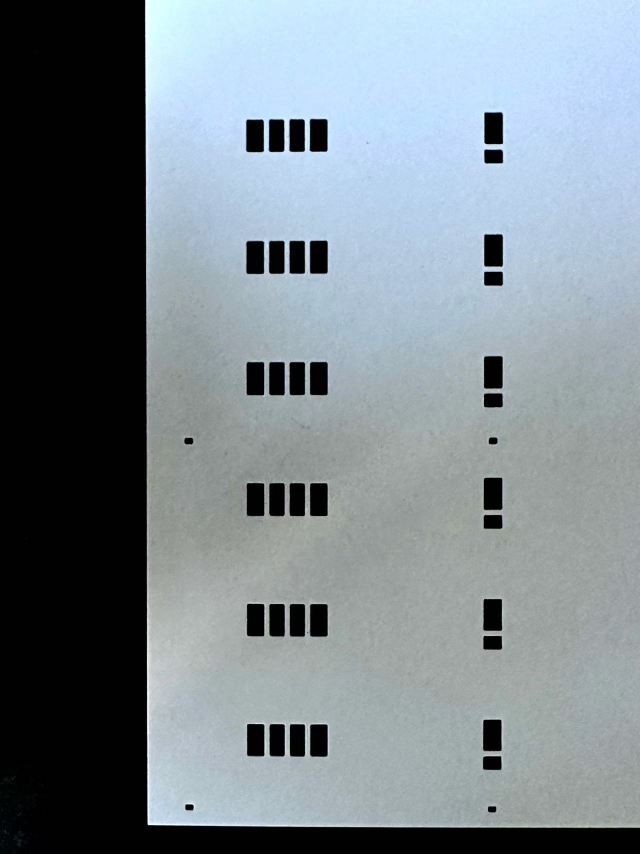
#> input picture Count_windows/image/C001.jpg, 1280 x 1707 px (shown at 1/2 size); its folder holds only this picture in this run
$ python count_windows.py
#> lines starting #> are read from the running program, lines starting #| are printed output that depends on the picture; after the words box and inside, x2 and y2 are one past the last pixel; in counts of white or black regions, pixels touching at a corner belong together
import cv2
import numpy as np
import os


def count_windows(image_path):

    # 读取图片
#> called with image_path = './image/C001.jpg'
    image = cv2.imread(image_path)
#> image is the input picture: shape (1707, 1280, 3); mean B, G, R 139.8, 133.1, 122.5
    if image is None:
        print(f"无法读取图片: {image_path}. 请检查文件是否损坏或格式是否支持。")
        return 0

    # 转换为灰度图，因为灰度图在处理轮廓时更为高效
    gray = cv2.cvtColor(image, cv2.COLOR_BGR2GRAY)
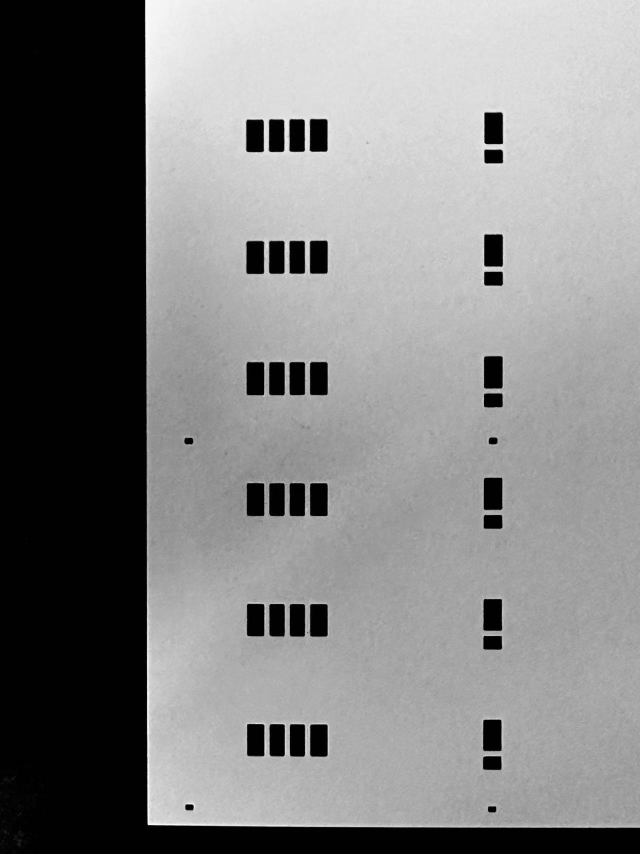
#> gray: shape (1707, 1280) (shown at 1/2 size); min 0, max 254, mean 130.7
    # 应用高斯模糊，减少噪声
    blurred = cv2.GaussianBlur(gray, (5, 5), 0)
    # 应用中值模糊，进一步减少噪声
    filtered = cv2.medianBlur(gray, 5)

    # 应用阈值分割，将图像转换为二值图像（黑白），方便后续轮廓检测
    _, thresh = cv2.threshold(filtered, 24, 255, cv2.THRESH_BINARY_INV)
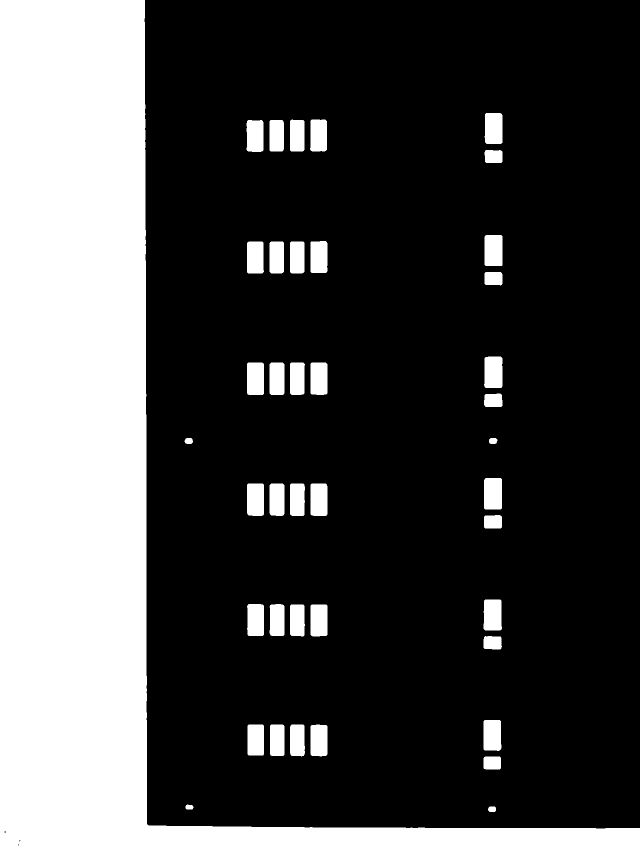
#> thresh: shape (1707, 1280) (shown at 1/2 size); 28.3% white; 41 white regions

    # 查找轮廓
    contours, _ = cv2.findContours(thresh, cv2.RETR_EXTERNAL, cv2.CHAIN_APPROX_SIMPLE)
#> contours = 41 contours; largest, box (x1, y1, x2, y2) and area: (0, 0, 1280, 1707) 547444, (968, 956, 1004, 1019) 2158, (968, 713, 1005, 776) 2151, (969, 470, 1005, 532) 2126, (494, 725, 528, 790) 2100

    # 初始化窗户计数和最大轮廓变量
    window_count = 0
    largest_area = 0
    largest_contour = None

    # 遍历所有轮廓，找到面积最大的轮廓（可能是建筑物或墙壁等）
    for contour in contours:
        area = cv2.contourArea(contour)
        if area > largest_area:
            largest_area = area
            largest_contour = contour
#> this loop made 41 passes
#> (area, largest_area) on passes 1, 3, 4, 8, 10, 14, 16, 20: (136, 136), (838, 838), (2014, 2014), (2044, 2044), (2053, 2053), (2085.5, 2085.5), (2092, 2092), (2158.5, 2158.5)
#> after the loop, largest_area = 547444; largest_contour = contour of 101 points, box (x1, y1, x2, y2) (0, 0, 1280, 1707), area 547444

            # 再次遍历所有轮廓，统计除最大轮廓外的其他轮廓（假设它们是窗户），
    # 并且这些轮廓的面积在指定的范围内（这里假设窗户的面积在500到30000之间）
    for contour in contours:
        area = cv2.contourArea(contour)
        if contour is not largest_contour and 30000 > area > 500:
            window_count += 1
            # 在原图上绘制找到的轮廓（绿色边框）
            cv2.drawContours(image, [contour], -1, (0, 255, 0), 2)
#> this loop made 41 passes
#> area on passes 1 to 8: 136, 112.5, 838, 2014, 1734.5, 1724, 1944.5, 2044
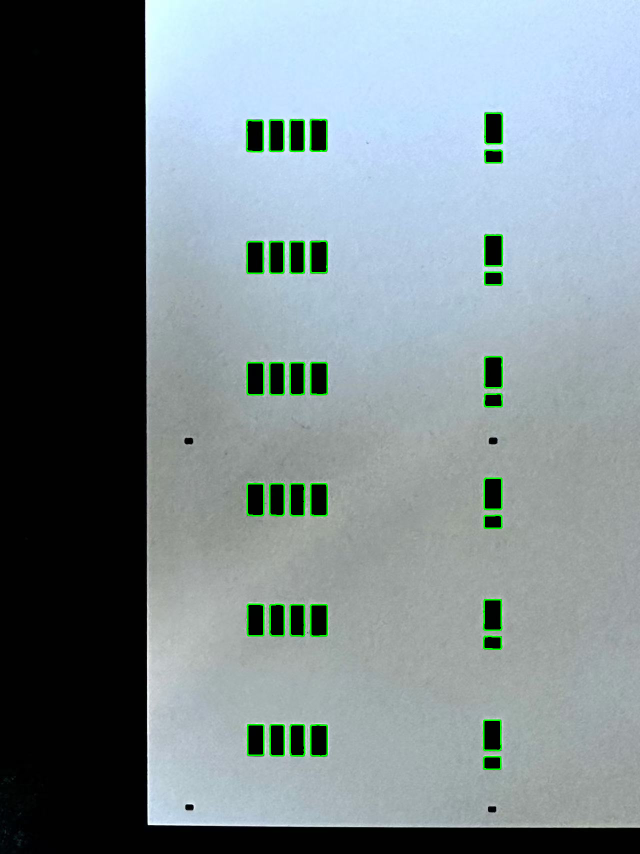
#> image: shape (1707, 1280, 3) (shown at 1/2 size); 0.86% of pixels changed, all inside (x1, y1, x2, y2) = (492, 225, 1006, 1540)
#> after the loop, window_count = 36

            # 将处理后的图片保存到'result'文件夹中
    result_path = os.path.join('result', os.path.basename(image_path))
    cv2.imwrite(result_path, image)

    return window_count


def main():
    # 如果'result'文件夹不存在，则创建它
    if not os.path.exists('result'):
        os.makedirs('result')

        # 指定图片文件夹路径
    image_folder = './image'
    # 获取该文件夹下所有符合图片格式（jpg, jpeg, png）的文件名
    image_filenames = [f for f in os.listdir(image_folder) if f.endswith(('.jpg', '.jpeg', '.png'))]

    # 如果没有找到任何图片，则打印提示信息并返回
    if not image_filenames:
        print("指定的文件夹中没有找到任何图片。")
        return

        # 遍历所有图片文件，统计每张图片中的窗户数量
    for filename in image_filenames:
        image_path = os.path.join(image_folder, filename)
        window_count = count_windows(image_path)
#> window_count = 36
        print(f"图片 {filename} 中，窗户数量为 {window_count} 个。")
#| 图片 C001.jpg 中，窗户数量为 36 个。


if __name__ == "__main__":
    main()

$ run again, on Count_windows/image/C005.jpg
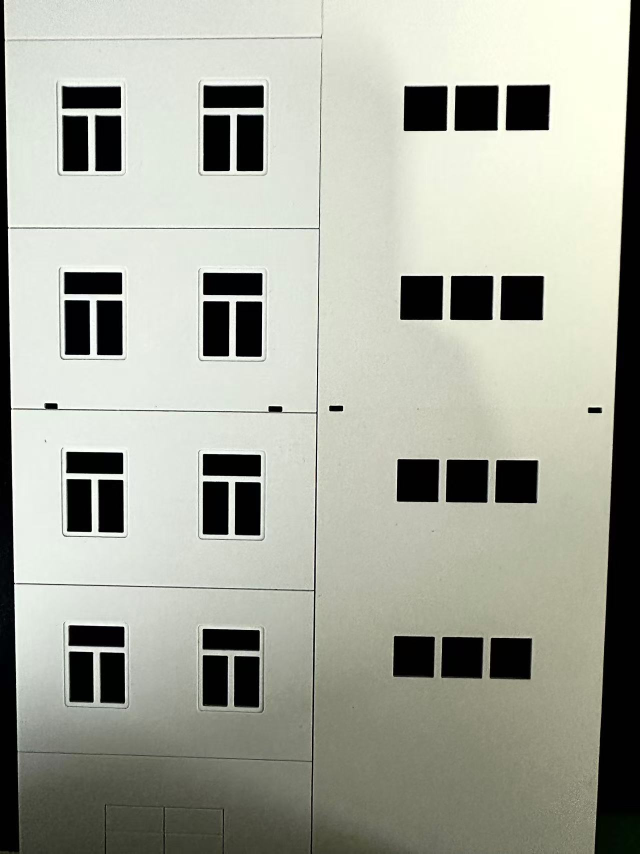
#> input picture Count_windows/image/C005.jpg, 1280 x 1707 px (shown at 1/2 size)
#> in count_windows, image is the input picture: shape (1707, 1280, 3); mean B, G, R 156.4, 167.7, 165.5
#> in count_windows, `_, thresh = cv2.threshold(filtered, 24, 255, cv2.THRESH_BINARY_INV)`:
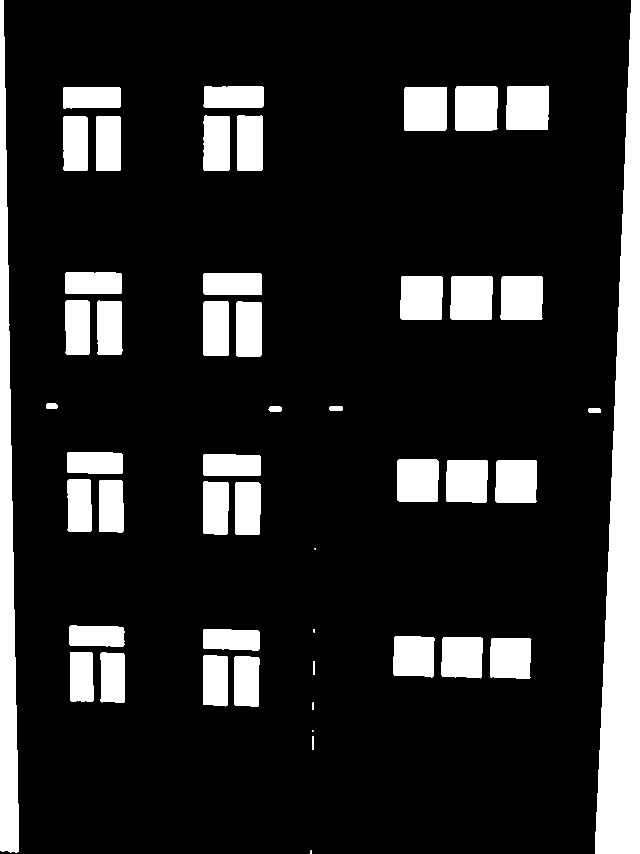
#> thresh: shape (1707, 1280) (shown at 1/2 size); 15.3% white; 49 white regions (3 under 20 px)
#> contours = 49 contours, 4 with area under 20; largest, box (x1, y1, x2, y2) and area: (1190, 0, 1280, 1707) 88282, (0, 0, 38, 1705) 36242, (808, 174, 894, 262) 7240, (910, 172, 996, 261) 7224, (1012, 171, 1098, 260) 7215
#> the loop in count_windows, `for contour in contours:` made 49 passes
#> (area, largest_area, largest_contour) on pass 2: (54, 54, [[624, 1472], [624, 1499], [626, 1499], [626, 1472]])
#> after the loop in count_windows, `for contour in contours:`: largest_area = 88282; largest_contour = contour of 148 points, box (x1, y1, x2, y2) (1190, 0, 1280, 1707), area 88282
#> the loop in count_windows, `for contour in contours:` made 49 passes
#> area on passes 6, 7, 8, 9, 10, 11, 12, 14: 4717.5, 4713, 4528.5, 4401, 6190.5, 6204.5, 6124.5, 4315
#> after the loop in count_windows, `for contour in contours:`:
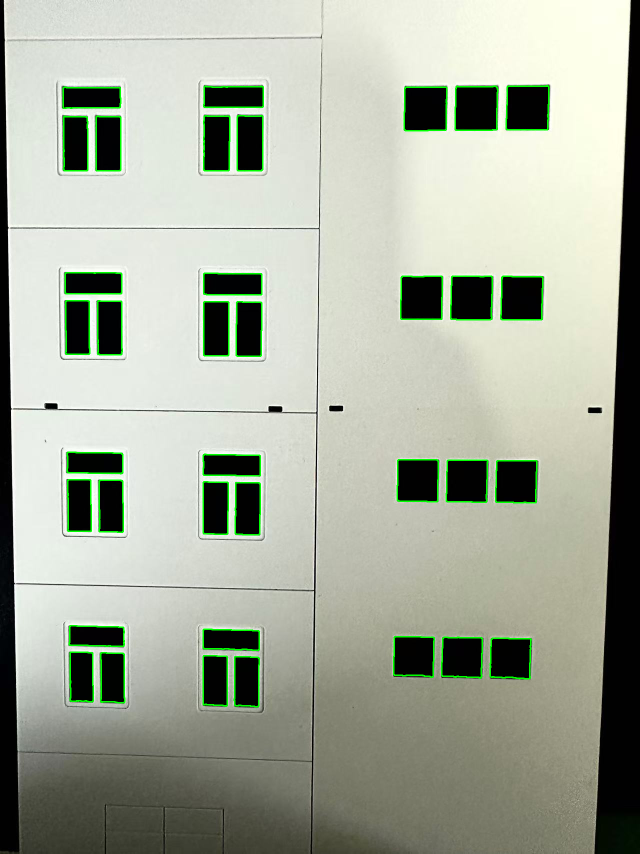
#> image: shape (1707, 1280, 3) (shown at 1/2 size); 1.57% of pixels changed, all inside (x1, y1, x2, y2) = (125, 170, 1099, 1415)
#> after the loop in count_windows, `for contour in contours:`: window_count = 36
#| 图片 C005.jpg 中，窗户数量为 36 个。

$ run again, on Count_windows/image/C006.jpg
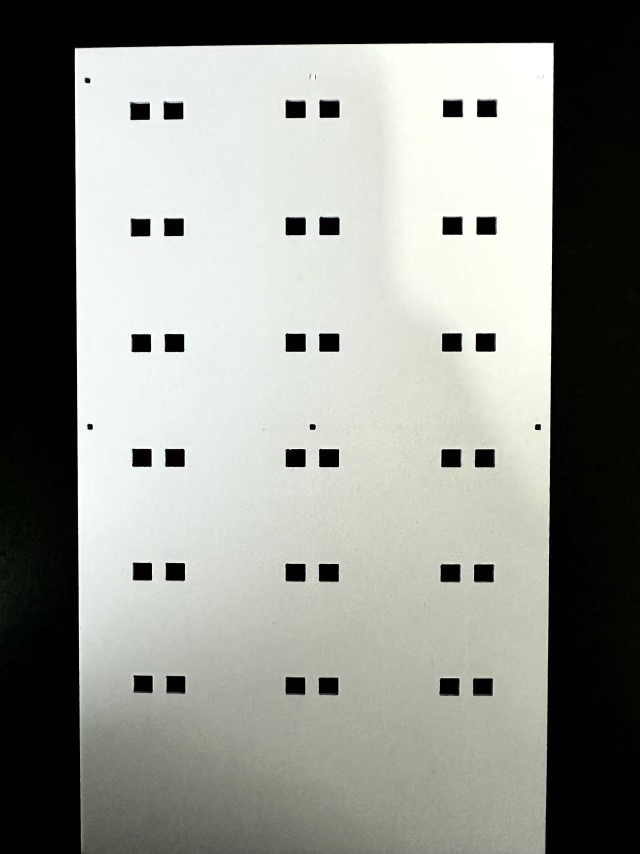
#> input picture Count_windows/image/C006.jpg, 1280 x 1707 px (shown at 1/2 size)
#> in count_windows, image is the input picture: shape (1707, 1280, 3); mean B, G, R 138.6, 144.6, 142.3
#> in count_windows, `_, thresh = cv2.threshold(filtered, 24, 255, cv2.THRESH_BINARY_INV)`:
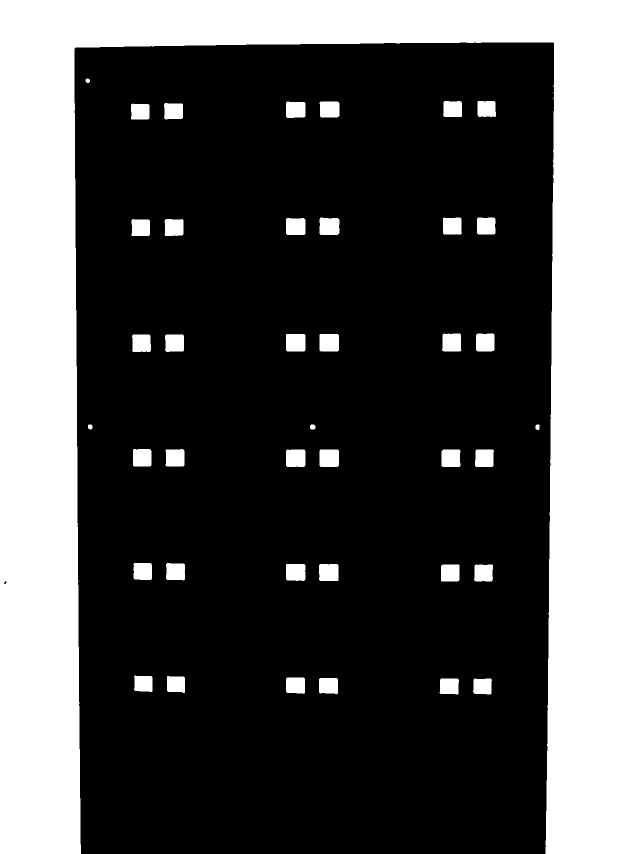
#> thresh: shape (1707, 1280) (shown at 1/2 size); 32% white; 41 white regions
#> contours = 41 contours; largest, box (x1, y1, x2, y2) and area: (0, 0, 1280, 1707) 649572, (639, 668, 678, 703) 1286, (572, 668, 611, 703) 1286, (639, 899, 678, 934) 1282, (572, 899, 611, 934) 1274
#> the loop in count_windows, `for contour in contours:` made 41 passes
#> (area, largest_area) on passes 1, 2, 3, 4, 7, 8, 9, 15: (1041.5, 1041.5), (1089, 1089), (1103, 1103), (1121, 1121), (1149, 1149), (1180, 1180), (1238.5, 1238.5), (1282.5, 1282.5)
#> after the loop in count_windows, `for contour in contours:`: largest_area = 649571.5; largest_contour = contour of 185 points, box (x1, y1, x2, y2) (0, 0, 1280, 1707), area 649572
#> the loop in count_windows, `for contour in contours:` made 41 passes
#> area on passes 1 to 8: 1041.5, 1089, 1103, 1121, 1058.5, 1051.5, 1149, 1180
#> after the loop in count_windows, `for contour in contours:`:
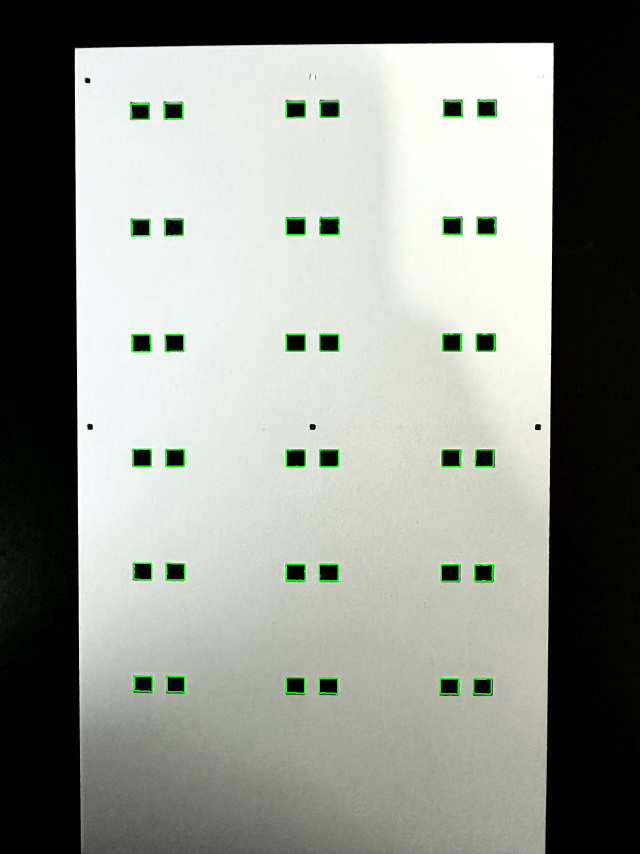
#> image: shape (1707, 1280, 3) (shown at 1/2 size); 0.69% of pixels changed, all inside (x1, y1, x2, y2) = (261, 201, 993, 1390)
#> after the loop in count_windows, `for contour in contours:`: window_count = 36
#| 图片 C006.jpg 中，窗户数量为 36 个。

$ run again, on Count_windows/image/C007.jpg
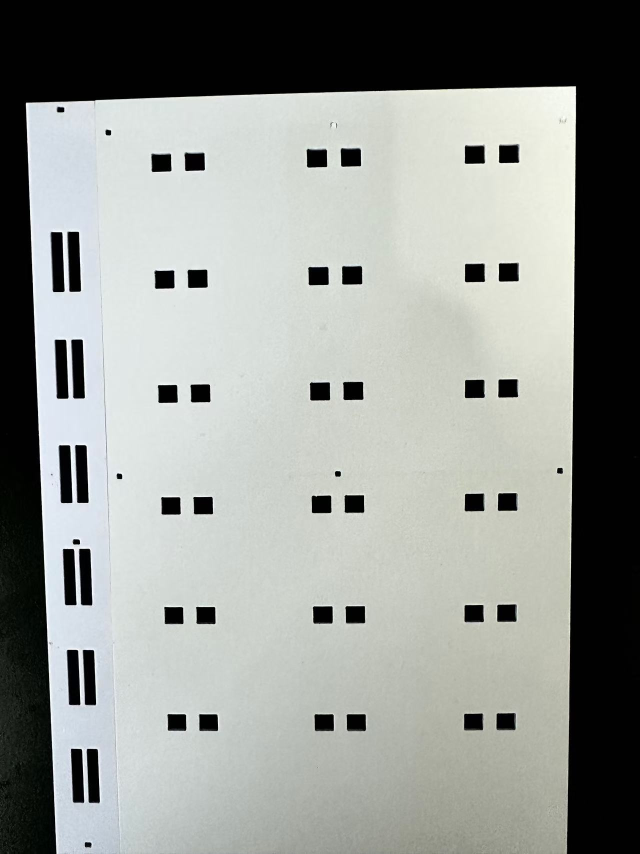
#> input picture Count_windows/image/C007.jpg, 1280 x 1707 px (shown at 1/2 size)
#> in count_windows, image is the input picture: shape (1707, 1280, 3); mean B, G, R 144.8, 148.9, 145.6
#> in count_windows, `_, thresh = cv2.threshold(filtered, 24, 255, cv2.THRESH_BINARY_INV)`:
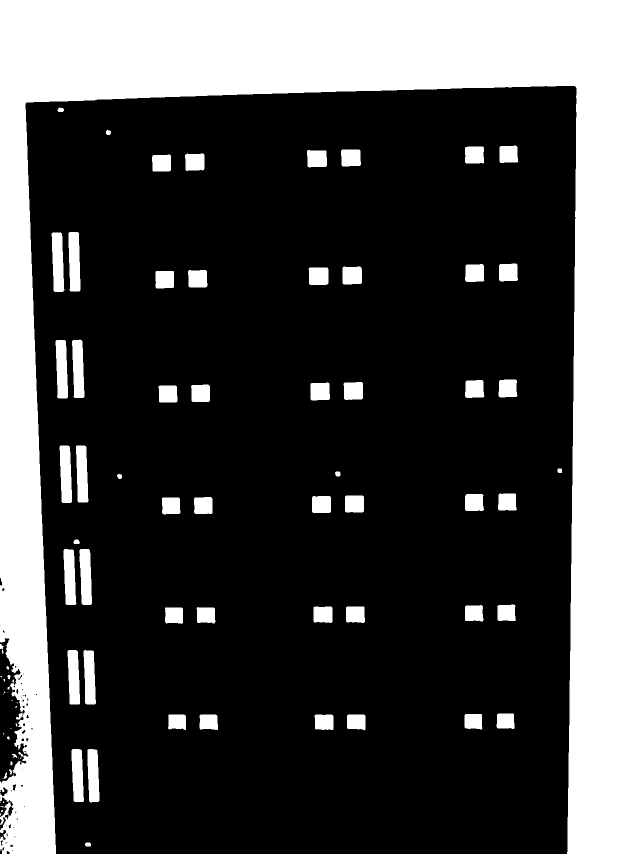
#> thresh: shape (1707, 1280) (shown at 1/2 size); 28.8% white; 90 white regions (24 under 20 px)
#> contours = 90 contours, 29 with area under 20; largest, box (x1, y1, x2, y2) and area: (0, 0, 1280, 1707) 553405, (137, 464, 161, 583) 2360, (103, 465, 129, 584) 2354, (111, 680, 136, 797) 2302, (119, 891, 144, 1006) 2272
#> the loop in count_windows, `for contour in contours:` made 90 passes
#> (area, largest_area) on passes 2, 18, 19, 42, 43, 52, 64, 65: (70.5, 70.5), (2074, 2074), (2075, 2075), (2103, 2103), (2144.5, 2144.5), (2219, 2219), (2245, 2245), (2272, 2272)
#> after the loop in count_windows, `for contour in contours:`: largest_area = 553405; largest_contour = contour of 865 points, box (x1, y1, x2, y2) (0, 0, 1280, 1707), area 553405
#> the loop in count_windows, `for contour in contours:` made 90 passes
#> area on passes 2, 11, 12, 17, 18, 19, 24, 25: 70.5, 32.5, 25.5, 30, 2074, 2075, 1019, 1047
#> after the loop in count_windows, `for contour in contours:`:
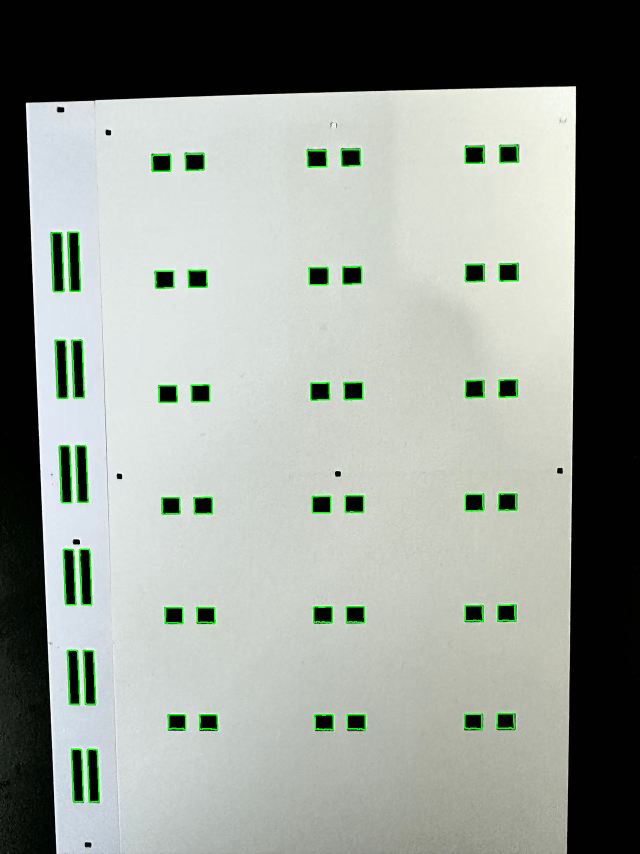
#> image: shape (1707, 1280, 3) (shown at 1/2 size); 1.12% of pixels changed, all inside (x1, y1, x2, y2) = (102, 290, 1038, 1606)
#> after the loop in count_windows, `for contour in contours:`: window_count = 48
#| 图片 C007.jpg 中，窗户数量为 48 个。
